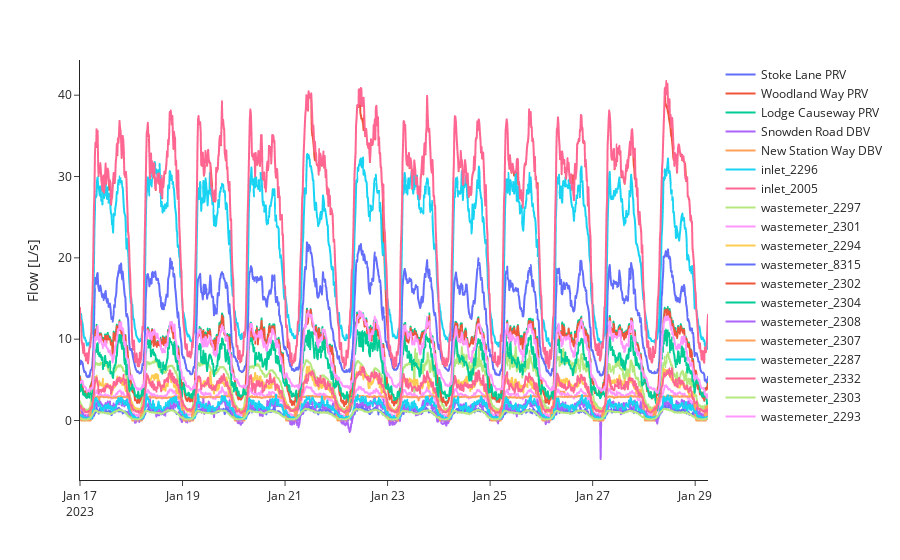

The notebook cell this image was saved under:
### Code cell
# flow data
try:
    flow_bwfl_ids = flow_df.dropna(subset=['mean'])['bwfl_id'].unique()
    plot_flow_df = flow_df[flow_df['bwfl_id'].isin(flow_bwfl_ids)]

    fig = px.line(
        plot_flow_df,
        x='datetime',
        y='mean',
        color='bwfl_id',
    )

    fig.update_layout(
        xaxis_title='',
        yaxis_title='Flow [L/s]',
        legend_title_text='',
        template='simple_white',
        height=450,
    )
    fig.show()
except:
    print("Plotting data not available.")

### Figure 1 — Plotly figure (JSON) as saved in the notebook; plotly's stock layout.template omitted (floating-point values rounded to 4 significant figures; data arrays with more than 128 entries replaced by an {"elided": "..."} marker saying what was removed)
{"data": [{"hovertemplate": "bwfl_id=Stoke Lane PRV<br>datetime=%{x}<br>mean=%{y}<extra></extra>", "legendgroup": "Stoke Lane PRV", "line": {"color": "#636efa", "dash": "solid"}, "marker": {"symbol": "circle"}, "mode": "lines", "name": "Stoke Lane PRV", "showlegend": true, "type": "scattergl", "x": {"elided": "1177 str values"}, "xaxis": "x", "y": {"elided": "1177 float values"}, "yaxis": "y"}, {"hovertemplate": "bwfl_id=Woodland Way PRV<br>datetime=%{x}<br>mean=%{y}<extra></extra>", "legendgroup": "Woodland Way PRV", "line": {"color": "#EF553B", "dash": "solid"}, "marker": {"symbol": "circle"}, "mode": "lines", "name": "Woodland Way PRV", "showlegend": true, "type": "scattergl", "x": {"elided": "1177 str values"}, "xaxis": "x", "y": {"elided": "1177 float values"}, "yaxis": "y"}, {"hovertemplate": "bwfl_id=Lodge Causeway PRV<br>datetime=%{x}<br>mean=%{y}<extra></extra>", "legendgroup": "Lodge Causeway PRV", "line": {"color": "#00cc96", "dash": "solid"}, "marker": {"symbol": "circle"}, "mode": "lines", "name": "Lodge Causeway PRV", "showlegend": true, "type": "scattergl", "x": {"elided": "1177 str values"}, "xaxis": "x", "y": {"elided": "1177 float values"}, "yaxis": "y"}, {"hovertemplate": "bwfl_id=Snowden Road DBV<br>datetime=%{x}<br>mean=%{y}<extra></extra>", "legendgroup": "Snowden Road DBV", "line": {"color": "#ab63fa", "dash": "solid"}, "marker": {"symbol": "circle"}, "mode": "lines", "name": "Snowden Road DBV", "showlegend": true, "type": "scattergl", "x": {"elided": "1177 str values"}, "xaxis": "x", "y": {"elided": "1177 float values"}, "yaxis": "y"}, {"hovertemplate": "bwfl_id=New Station Way DBV<br>datetime=%{x}<br>mean=%{y}<extra></extra>", "legendgroup": "New Station Way DBV", "line": {"color": "#FFA15A", "dash": "solid"}, "marker": {"symbol": "circle"}, "mode": "lines", "name": "New Station Way DBV", "showlegend": true, "type": "scattergl", "x": {"elided": "1177 str values"}, "xaxis": "x", "y": {"elided": "1177 float values"}, "yaxis": "y"}, {"hovertemplate": "bwfl_id=inlet_2296<br>datetime=%{x}<br>mean=%{y}<extra></extra>", "legendgroup": "inlet_2296", "line": {"color": "#19d3f3", "dash": "solid"}, "marker": {"symbol": "circle"}, "mode": "lines", "name": "inlet_2296", "showlegend": true, "type": "scattergl", "x": {"elided": "1177 str values"}, "xaxis": "x", "y": {"elided": "1177 float values"}, "yaxis": "y"}, {"hovertemplate": "bwfl_id=inlet_2005<br>datetime=%{x}<br>mean=%{y}<extra></extra>", "legendgroup": "inlet_2005", "line": {"color": "#FF6692", "dash": "solid"}, "marker": {"symbol": "circle"}, "mode": "lines", "name": "inlet_2005", "showlegend": true, "type": "scattergl", "x": {"elided": "1177 str values"}, "xaxis": "x", "y": {"elided": "1177 float values"}, "yaxis": "y"}, {"hovertemplate": "bwfl_id=wastemeter_2297<br>datetime=%{x}<br>mean=%{y}<extra></extra>", "legendgroup": "wastemeter_2297", "line": {"color": "#B6E880", "dash": "solid"}, "marker": {"symbol": "circle"}, "mode": "lines", "name": "wastemeter_2297", "showlegend": true, "type": "scattergl", "x": {"elided": "1177 str values"}, "xaxis": "x", "y": {"elided": "1177 float values"}, "yaxis": "y"}, {"hovertemplate": "bwfl_id=wastemeter_2301<br>datetime=%{x}<br>mean=%{y}<extra></extra>", "legendgroup": "wastemeter_2301", "line": {"color": "#FF97FF", "dash": "solid"}, "marker": {"symbol": "circle"}, "mode": "lines", "name": "wastemeter_2301", "showlegend": true, "type": "scattergl", "x": {"elided": "1177 str values"}, "xaxis": "x", "y": {"elided": "1177 float values"}, "yaxis": "y"}, {"hovertemplate": "bwfl_id=wastemeter_2294<br>datetime=%{x}<br>mean=%{y}<extra></extra>", "legendgroup": "wastemeter_2294", "line": {"color": "#FECB52", "dash": "solid"}, "marker": {"symbol": "circle"}, "mode": "lines", "name": "wastemeter_2294", "showlegend": true, "type": "scattergl", "x": {"elided": "1177 str values"}, "xaxis": "x", "y": {"elided": "1177 float values"}, "yaxis": "y"}, {"hovertemplate": "bwfl_id=wastemeter_8315<br>datetime=%{x}<br>mean=%{y}<extra></extra>", "legendgroup": "wastemeter_8315", "line": {"color": "#636efa", "dash": "solid"}, "marker": {"symbol": "circle"}, "mode": "lines", "name": "wastemeter_8315", "showlegend": true, "type": "scattergl", "x": {"elided": "1177 str values"}, "xaxis": "x", "y": {"elided": "1177 float values"}, "yaxis": "y"}, {"hovertemplate": "bwfl_id=wastemeter_2302<br>datetime=%{x}<br>mean=%{y}<extra></extra>", "legendgroup": "wastemeter_2302", "line": {"color": "#EF553B", "dash": "solid"}, "marker": {"symbol": "circle"}, "mode": "lines", "name": "wastemeter_2302", "showlegend": true, "type": "scattergl", "x": {"elided": "1177 str values"}, "xaxis": "x", "y": {"elided": "1177 float values"}, "yaxis": "y"}, {"hovertemplate": "bwfl_id=wastemeter_2304<br>datetime=%{x}<br>mean=%{y}<extra></extra>", "legendgroup": "wastemeter_2304", "line": {"color": "#00cc96", "dash": "solid"}, "marker": {"symbol": "circle"}, "mode": "lines", "name": "wastemeter_2304", "showlegend": true, "type": "scattergl", "x": {"elided": "1177 str values"}, "xaxis": "x", "y": {"elided": "1177 float values"}, "yaxis": "y"}, {"hovertemplate": "bwfl_id=wastemeter_2308<br>datetime=%{x}<br>mean=%{y}<extra></extra>", "legendgroup": "wastemeter_2308", "line": {"color": "#ab63fa", "dash": "solid"}, "marker": {"symbol": "circle"}, "mode": "lines", "name": "wastemeter_2308", "showlegend": true, "type": "scattergl", "x": {"elided": "1177 str values"}, "xaxis": "x", "y": {"elided": "1177 float values"}, "yaxis": "y"}, {"hovertemplate": "bwfl_id=wastemeter_2307<br>datetime=%{x}<br>mean=%{y}<extra></extra>", "legendgroup": "wastemeter_2307", "line": {"color": "#FFA15A", "dash": "solid"}, "marker": {"symbol": "circle"}, "mode": "lines", "name": "wastemeter_2307", "showlegend": true, "type": "scattergl", "x": {"elided": "1177 str values"}, "xaxis": "x", "y": {"elided": "1177 float values"}, "yaxis": "y"}, {"hovertemplate": "bwfl_id=wastemeter_2287<br>datetime=%{x}<br>mean=%{y}<extra></extra>", "legendgroup": "wastemeter_2287", "line": {"color": "#19d3f3", "dash": "solid"}, "marker": {"symbol": "circle"}, "mode": "lines", "name": "wastemeter_2287", "showlegend": true, "type": "scattergl", "x": {"elided": "1177 str values"}, "xaxis": "x", "y": {"elided": "1177 float values"}, "yaxis": "y"}, {"hovertemplate": "bwfl_id=wastemeter_2332<br>datetime=%{x}<br>mean=%{y}<extra></extra>", "legendgroup": "wastemeter_2332", "line": {"color": "#FF6692", "dash": "solid"}, "marker": {"symbol": "circle"}, "mode": "lines", "name": "wastemeter_2332", "showlegend": true, "type": "scattergl", "x": {"elided": "1177 str values"}, "xaxis": "x", "y": {"elided": "1177 float values"}, "yaxis": "y"}, {"hovertemplate": "bwfl_id=wastemeter_2303<br>datetime=%{x}<br>mean=%{y}<extra></extra>", "legendgroup": "wastemeter_2303", "line": {"color": "#B6E880", "dash": "solid"}, "marker": {"symbol": "circle"}, "mode": "lines", "name": "wastemeter_2303", "showlegend": true, "type": "scattergl", "x": {"elided": "1177 str values"}, "xaxis": "x", "y": {"elided": "1177 float values"}, "yaxis": "y"}, {"hovertemplate": "bwfl_id=wastemeter_2293<br>datetime=%{x}<br>mean=%{y}<extra></extra>", "legendgroup": "wastemeter_2293", "line": {"color": "#FF97FF", "dash": "solid"}, "marker": {"symbol": "circle"}, "mode": "lines", "name": "wastemeter_2293", "showlegend": true, "type": "scattergl", "x": {"elided": "1177 str values"}, "xaxis": "x", "y": {"elided": "1177 float values"}, "yaxis": "y"}], "layout": {"autosize": true, "legend": {"title": {"text": ""}, "tracegroupgap": 0}, "margin": {"t": 60}, "xaxis": {"anchor": "y", "autorange": true, "domain": [0, 1], "range": ["2023-01-17", "2023-01-29 06:00"], "title": {"text": ""}, "type": "date"}, "yaxis": {"anchor": "x", "autorange": true, "domain": [0, 1], "range": [-7.315, 44.33], "title": {"text": "Flow [L/s]"}, "type": "linear"}}}
